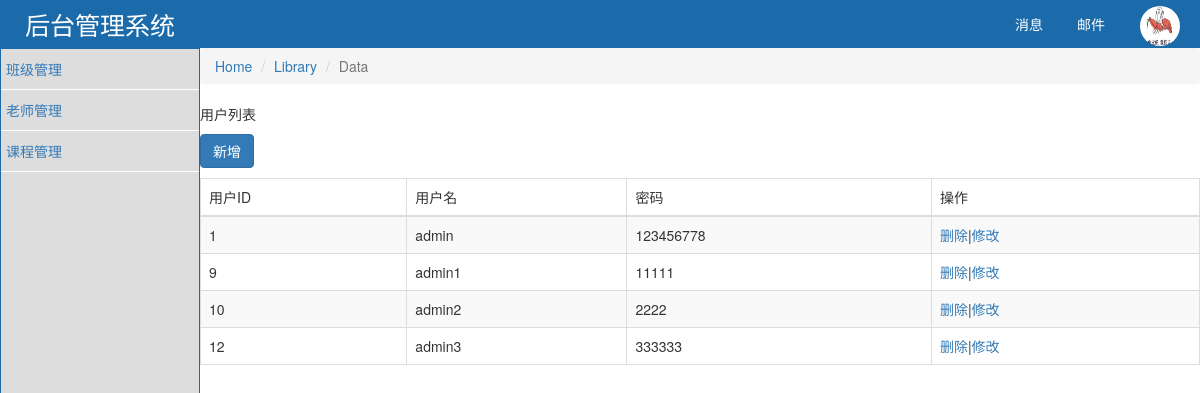
Before: /classes/user with the older database file.
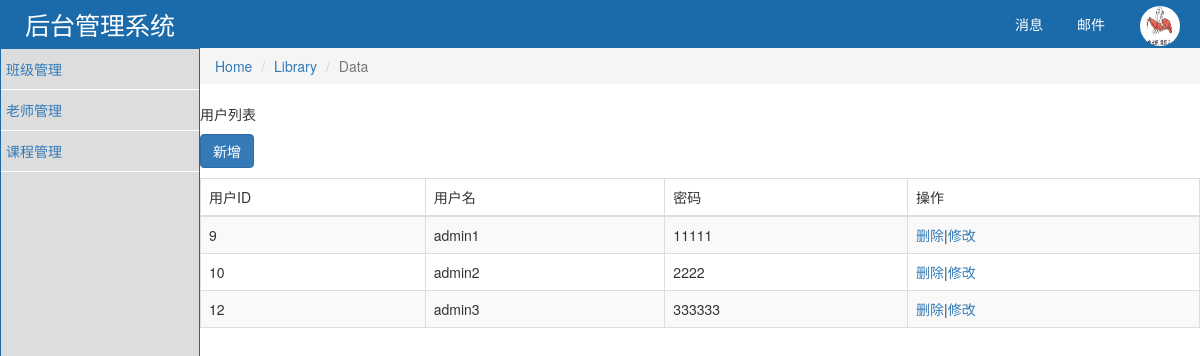
After: the same page with the newer database file.
### classes/models.py (models this page shows)
class UserInfo(models.Model):
    nid = models.BigAutoField(primary_key=True)
    username = models.CharField(max_length=32)
    password = models.CharField(max_length=64)

### classes/views.py (the view)
def user(request):
    if request.method == 'GET':
        users = UserInfo.objects.all()
        return render(request, 'user.html', {'users': users})

### classes/templates/user.html (shortened to what this page needs)
{% extends 'base.html' %}
{% block xx %}
    <div style="width: 1000px;margin: auto">
        <p>用户列表</p>
        <div style="margin: 10px 0;">
        <a class="btn btn-primary" href="/classes/add_user/">新增</a>
        </div>
        <table class="table table-bordered table-striped table-hover">
            <thead>
                <tr>
                    <td>用户ID</td>
                    <td>用户名</td>
                    <td>密码</td>
                    <td>操作</td>
                </tr>
            </thead>
            <tbody>
                {% for user in users %}
                    <tr>
                        <td>{{ user.nid }}</td>
                        <td>{{ user.username }}</td>
                        <td>{{ user.password }}</td>
                        <td><a href="/classes/del_user/?nid={{ user.nid }}">删除</a>|<a href="/classes/edit_user/?nid={{ user.nid }}">修改</a></td>
                    </tr>
                {% endfor %}
            </tbody>
        </table>
    </div>
{% endblock %}

Changed rows visible on the page:
removed UserInfo: nid "1", username "admin", password "123456778"
